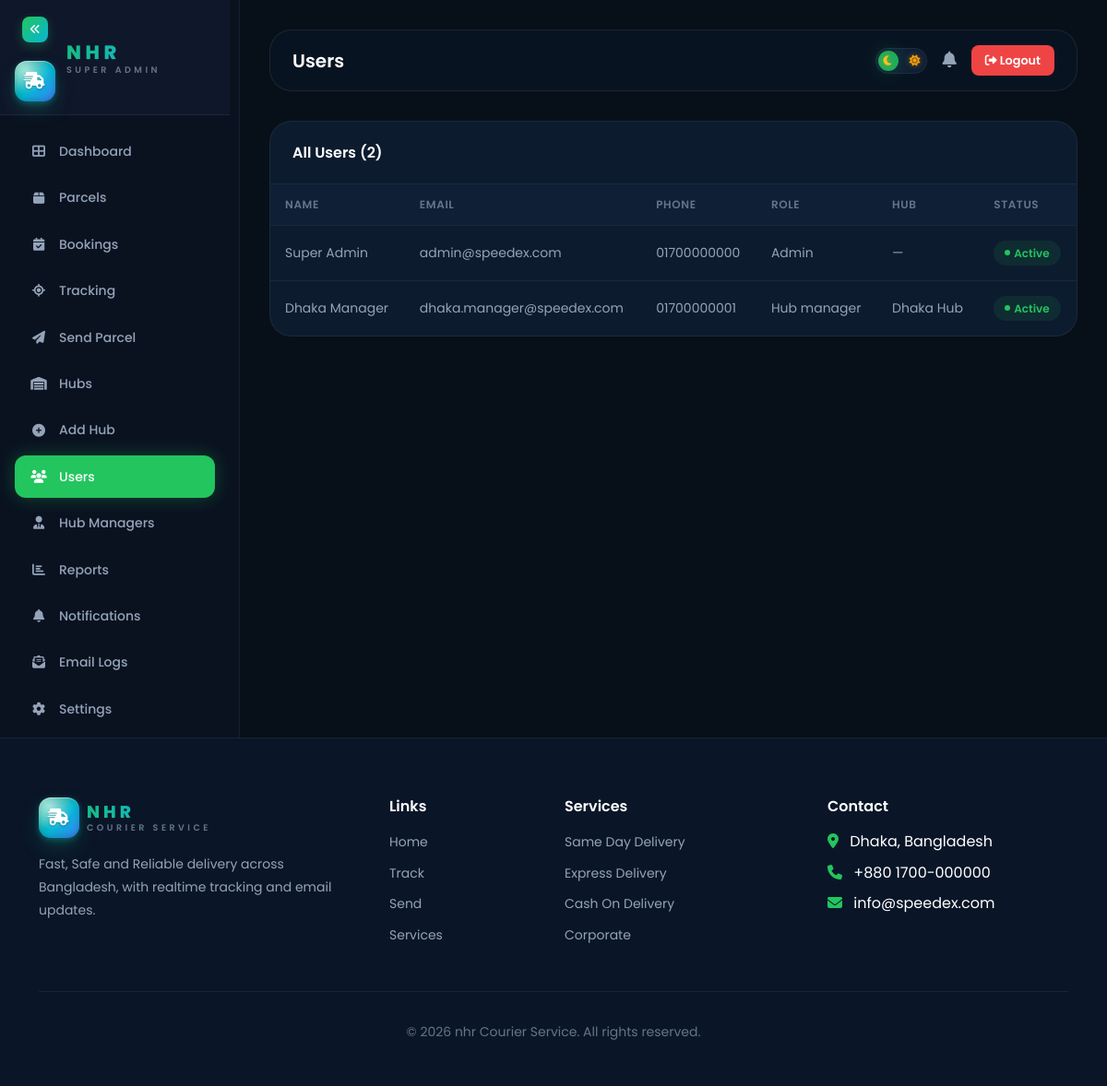
The page /admin/users.php (signed in) on the database its author committed.
### tables this page shows
CREATE TABLE `users` (
  `id` INT UNSIGNED AUTO_INCREMENT PRIMARY KEY,
  `full_name` VARCHAR(100) NOT NULL,
  `email` VARCHAR(255) NOT NULL UNIQUE,
  `phone` VARCHAR(20) NOT NULL,
  `password` VARCHAR(255) NOT NULL,
  `role` ENUM('admin','hub_manager') NOT NULL DEFAULT 'hub_manager',
  `hub_id` INT UNSIGNED DEFAULT NULL,
  `district` VARCHAR(100) DEFAULT NULL,
  `avatar` VARCHAR(255) DEFAULT NULL,
  `status` ENUM('active','inactive','suspended') NOT NULL DEFAULT 'active',
  `last_login` DATETIME DEFAULT NULL,
  `created_at` TIMESTAMP DEFAULT CURRENT_TIMESTAMP,
  `updated_at` TIMESTAMP DEFAULT CURRENT_TIMESTAMP ON UPDATE CURRENT_TIMESTAMP,
  INDEX `idx_users_role` (`role`),
  INDEX `idx_users_hub` (`hub_id`),
  FOREIGN KEY (`hub_id`) REFERENCES `hubs`(`id`) ON DELETE SET NULL
);

CREATE TABLE `hubs` (
  `id` INT UNSIGNED AUTO_INCREMENT PRIMARY KEY,
  `name` VARCHAR(100) NOT NULL,
  `code` VARCHAR(20) NOT NULL UNIQUE,
  `district` VARCHAR(100) NOT NULL,
  `area` VARCHAR(100) NOT NULL,
  `address` TEXT NOT NULL,
  `phone` VARCHAR(20) NOT NULL,
  `email` VARCHAR(255) DEFAULT NULL,
  `manager_id` INT UNSIGNED DEFAULT NULL,
  `status` ENUM('active','inactive') NOT NULL DEFAULT 'active',
  `created_at` TIMESTAMP DEFAULT CURRENT_TIMESTAMP,
  `updated_at` TIMESTAMP DEFAULT CURRENT_TIMESTAMP ON UPDATE CURRENT_TIMESTAMP,
  INDEX `idx_hubs_district` (`district`),
  INDEX `idx_hubs_status` (`status`)
);

### config/database.php (called while the page is built, shortened)
<?php
class Database {
    private static ?PDO $instance = null;
    public static function getConnection(): PDO {
        if (self::$instance === null) {
            try {
                $dsn = "mysql:host=" . DB_HOST . ";dbname=" . DB_NAME . ";charset=" . DB_CHARSET;
                self::$instance = new PDO($dsn, DB_USER, DB_PASS, [
                    PDO::ATTR_ERRMODE            => PDO::ERRMODE_EXCEPTION,
                    PDO::ATTR_DEFAULT_FETCH_MODE => PDO::FETCH_ASSOC,
                    PDO::ATTR_EMULATE_PREPARES   => false,
                ]);
            } catch (PDOException $e) {
                error_log("DB Error: " . $e->getMessage());
                die("Database connection failed.");
            }
        }
        return self::$instance;
    }
}
function sanitize($input): string {
    return htmlspecialchars(trim((string)$input), ENT_QUOTES, 'UTF-8');
}

### admin/users.php (the view, shortened to what this page needs)
<?php
require_once __DIR__ . '/../includes/admin_shell.php';
$rows = Database::getConnection()->query("SELECT u.*, h.name AS hub_name FROM users u LEFT JOIN hubs h ON h.id=u.hub_id ORDER BY u.created_at DESC")->fetchAll();
?>
<div class="table-wrapper"><div class="table-header"><h6 style="margin:0;font-weight:600;">All Users (<?= count($rows) ?>)</h6></div>
<div style="overflow-x:auto;"><table class="table-speedex">
<thead><tr><th>Name</th><th>Email</th><th>Phone</th><th>Role</th><th>Hub</th><th>Status</th></tr></thead><tbody>
<?php foreach ($rows as $u): ?>
<tr><td><?= sanitize($u['full_name']) ?></td><td><?= sanitize($u['email']) ?></td><td><?= sanitize($u['phone']) ?></td>
<td><?= ucfirst(str_replace('_',' ',$u['role'])) ?></td><td><?= sanitize($u['hub_name'] ?? '—') ?></td>
<td><span class="badge-status badge-<?= $u['status']==='active'?'delivered':'pending' ?>"><?= ucfirst($u['status']) ?></span></td></tr>
<?php endforeach; ?>
</tbody></table></div></div>

### assets/css/style.css (style rules this page uses)
:root { --primary: #22c55e; --primary-light: #4ade80; --primary-dark: #16a34a; --primary-glow: 0 0 20px rgba(34, 197, 94, 0.3); --primary-glow-strong: 0 0 40px rgba(34, 197, 94, 0.5); --gradient-primary: linear-gradient(135deg, #22c55e, #16a34a); --gradient-hero: linear-gradient(135deg, #071018 0%, #0a1628 50%, #071018 100%); --gradient-card: linear-gradient(135deg, rgba(34, 197, 94, 0.05), rgba(34, 197, 94, 0.02)); --gradient-neon: linear-gradient(90deg, #22c55e, #4ade80, #22c55e); --font-primary: 'Poppins', sans-serif; --font-size-xs: 0.75rem; --font-size-sm: 0.875rem; --font-size-base: 1rem; --font-size-lg: 1.125rem; --font-size-xl: 1.25rem; --font-size-2xl: 1.5rem; --font-size-3xl: 1.875rem; --font-size-4xl: 2.25rem; --font-size-5xl: 3rem; --font-size-6xl: 3.75rem; --space-1: 0.25rem; --space-2: 0.5rem; --space-3: 0.75rem; --space-4: 1rem; --space-5: 1.25rem; --space-6: 1.5rem; --space-8: 2rem; --space-10: 2.5rem; --space-12: 3rem; --space-16: 4rem; --space-20: 5rem; --radius-sm: 8px; --radius-md: 12px; --radius-lg: 16px; --radius-xl: 24px; --radius-full: 9999px; --transition-fast: 0.15s ease; --transition-base: 0.3s ease; --transition-slow: 0.5s ease; --transition-spring: 0.4s cubic-bezier(0.175, 0.885, 0.32, 1.275); --z-dropdown: 100; --z-sticky: 200; --z-modal: 300; --z-toast: 400; }
[data-theme="dark"] { --bg-primary: #071018; --bg-secondary: #0a1628; --bg-tertiary: #0f1f35; --bg-card: rgba(15, 31, 53, 0.8); --bg-card-hover: rgba(15, 31, 53, 0.95); --bg-glass: rgba(7, 16, 24, 0.7); --bg-input: rgba(15, 31, 53, 0.6); --bg-sidebar: #0a1220; --text-primary: #ffffff; --text-secondary: #94a3b8; --text-muted: #64748b; --text-inverse: #071018; --border-color: rgba(34, 197, 94, 0.15); --border-subtle: rgba(255, 255, 255, 0.06); --border-hover: rgba(34, 197, 94, 0.4); --shadow-sm: 0 2px 8px rgba(0, 0, 0, 0.3); --shadow-md: 0 4px 16px rgba(0, 0, 0, 0.4); --shadow-lg: 0 8px 32px rgba(0, 0, 0, 0.5); --shadow-card: 0 4px 24px rgba(0, 0, 0, 0.3); --glass-bg: rgba(10, 22, 40, 0.6); --glass-border: rgba(255, 255, 255, 0.08); --glass-blur: blur(20px); }
*, *::before, *::after { margin: 0; padding: 0; box-sizing: border-box; }
html { scroll-behavior: smooth; -webkit-font-smoothing: antialiased; -moz-osx-font-smoothing: grayscale; }
body { font-family: var(--font-primary); background-color: var(--bg-primary); color: var(--text-primary); line-height: 1.6; overflow-x: hidden; transition: background-color var(--transition-base), color var(--transition-base); }
.table-wrapper { background: var(--bg-card); border: 1px solid var(--border-subtle); border-radius: var(--radius-xl); overflow: hidden; }
.table-wrapper .table-header { padding: var(--space-6); border-bottom: 1px solid var(--border-subtle); display: flex; align-items: center; justify-content: space-between; }
.table-speedex { width: 100%; border-collapse: collapse; }
.table-speedex thead th { background: var(--bg-tertiary); padding: var(--space-3) var(--space-4); font-size: var(--font-size-xs); font-weight: 600; text-transform: uppercase; letter-spacing: 0.05em; color: var(--text-muted); text-align: left; border-bottom: 1px solid var(--border-subtle); }
.table-speedex tbody td { padding: var(--space-4); font-size: var(--font-size-sm); border-bottom: 1px solid var(--border-subtle); color: var(--text-secondary); }
.table-speedex tbody tr:last-child td { border-bottom: none; }
.badge-status { padding: var(--space-1) var(--space-3); border-radius: var(--radius-full); font-size: var(--font-size-xs); font-weight: 600; display: inline-flex; align-items: center; gap: var(--space-1); }
.badge-status::before { content: ''; width: 6px; height: 6px; border-radius: 50%; }
.badge-delivered { background: rgba(34, 197, 94, 0.1); color: #22c55e; }
.badge-delivered::before { background: #22c55e; }

### rows shown on the page
users: full_name "Super Admin", email "admin@speedex.com", phone "01700000000", role "Admin", hub_name "—", status "Active"
users: full_name "Dhaka Manager", email "dhaka.manager@speedex.com", phone "01700000001", role "Hub manager", hub.name "Dhaka Hub", status "Active"

### other values the page prints
$title "Users"
count($rows) "2"
